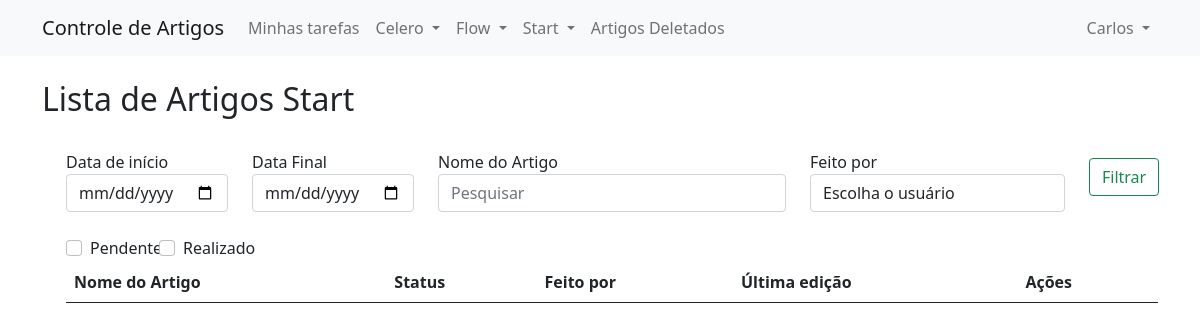
The app's page /artigos/start/ (signed in), older data.
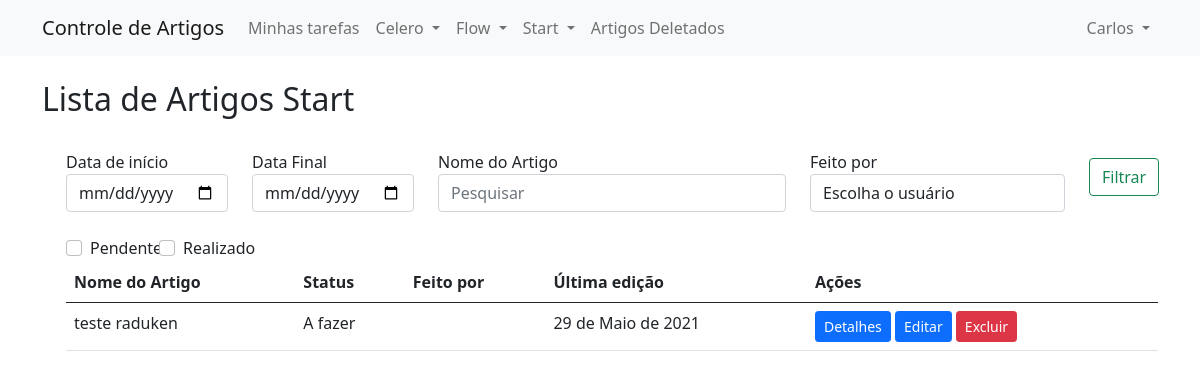
The same page, newer data.
### articles/models.py (models this page shows, shortened)
class Article(models.Model):
    STATUS_CHOICES = (
        ('AF', 'A fazer'),
        ('FF', 'Feito'),
        ('AR', 'Atualizar'),
        ('AO', 'Atualizado')
    )
    PRODUCT_CHOICES = (
        ('CE', 'Celero'),
        ('ST', 'Start'),
        ('FW', 'Flow')
    )
    article_id = models.UUIDField(primary_key=True, editable=False, default=uuid.uuid4)
    name = models.CharField(max_length=150)
    url = models.URLField(max_length=200, null=True, blank=True)
    status = models.CharField(max_length=2, choices=STATUS_CHOICES)
    last_updated = models.DateField(auto_now=True)
    owner = models.ForeignKey(User, null=True, blank=True, on_delete=models.SET_NULL)
    category = models.CharField(max_length=150, null=True, blank=True)
    product = models.CharField(max_length=2, choices=PRODUCT_CHOICES)
    is_deleted = models.BooleanField(default=False)

### articles/views.py (the view)
# urls.py: path('start/', views.start_list_articles, name='start_list_articles'),
@login_required(login_url='accounts/login')
def start_list_articles(request):
    template_name = 'articles/list_articles.html'
    articles = Article.objects.filter(is_deleted=False, product='ST').order_by('last_updated')
    users = User.objects.all()
    if request.GET.get('date_start_with') and request.GET.get('date_end_with'):
            start_with = request.GET.get('date_start_with')
            end_with = request.GET.get('date_end_with')
            articles = articles.filter(last_updated__range=(start_with, end_with))
    if request.GET.get('usuario'):
        user_id = request.GET.get('usuario')
        user = get_object_or_404(User, id=user_id)
        articles = articles.filter(owner=user)
    if request.GET.get('query'):
        query = request.GET.get('query')
        articles = articles.filter(name__icontains=query)
    if request.GET.get('pendente'):
        articles = articles.filter(Q(status='AF') | Q(status='AR'))
    if request.GET.get('realizado'):
        articles = articles.filter(Q(status='FF') | Q(status='AO'))
    context = {
        'articles': articles,
        'product': 'Start',
        'users': users
    }
    return render(request, template_name, context)

### templates/articles/list_articles.html (shortened to what the changed rows need)
{% extends 'base.html' %}
{% block body %}
    <div class="container">
        <div class="row">
            <div class="col-md-12">
              {% if product == 'Flow' %}
              <br>
              <h2>Lista de Artigos Flow</h2>
              <br>
              <div class="form-check">
                <form class="form-inline my-2 my-md-0" action="{% url 'articles:flow_list_articles' %}">
                  <div class="row">
                    <div class="col-2">
                      <label>Data de início</label>
                      <input class="form-control" type="date" name="date_start_with">
                    </div>
                    <div class="col-2">
                      <label>Data Final</label>
                      <input class="form-control" type="date"  name="date_end_with">
                    </div>
                    <div class="col-4">
                      <label>Nome do Artigo</label>
                      <input class="form-control" name="query" type="text" placeholder="Pesquisar" aria-label="Search">
                    </div>
                    <div class="form-group col-md-3">
                      <label for="inputState">Feito por</label>
                      <select id="inputState" class="form-control" name="usuario">
                        <option selected value="">Escolha o usuário</option>
                        {% for user in users %}
                        <option value="{{user.id}}">{{user.first_name |default:user.username}}</option>
                        {% endfor %}
                      </select>
                    </div>
                    <div class="form-group col-md-1">
                      <button class="btn btn-outline-success my-2 my-sn-0" type="submit">Filtrar</button>
                    </div>
                  </div>
                  <br>
                  <div class="row">
                    <div class="col-1">
                      <div class="form-check form-check-inline">
                        <input class="form-check-input" type="checkbox" name="pendente">
                        <label class="form-check-label" for="inlineCheckbox1">Pendente</label>
                      </div>
                    </div>
                    <div class="col-1">
                      <div class="form-check form-check-inline">
                        <input class="form-check-input" type="checkbox" name="realizado">
                        <label class="form-check-label" for="inlineCheckbox1">Realizado</label>
                      </div>
                    </div>
                  </div>
              </form>
              {% elif product == 'Start' %}
              <br>
              <h2>Lista de Artigos Start</h2>
              <br>
              <div class="form-check">
              {% endif %}
                <table class="table">
                    <thead>
                      <tr>
                        <th scope="col">Nome do Artigo</th>
                        <th scope="col">Status</th>
                        <th scope="col">Feito por</th>
                        <th scope="col">Última edição</th>
                        <th scope="col">Ações</th>
                      </tr>
                    </thead>
                    <tbody>
                          {% for article in articles  %}
                          <tr>
                            <td>{{article.name}}</td>
                            <td>{{article.get_status_display}}</td>
                            <td>{{article.owner.first_name}}</td>
                            <td>{{article.last_updated}}</td>
                            <td>
                              <a href="#" class="btn btn-primary btn-sm">Detalhes</a>
                              <a href="{% url 'artigos:edit_article' article.article_id  %}" class="btn btn-primary btn-sm">Editar</a>
                              <a href="{% url 'artigos:delete_article' article.article_id  %}" class="btn btn-danger btn-sm confirm-delete" data-toggle="modal", data-target="#confirmDeleteModal" id="deleteButton-{{ article.article_id }}" >Excluir</a>
                            </td>
                          </tr>
                          {% endfor %}
                    </tbody>
                  </table>
            </div>
        </div>
    </div>
{% endblock body %}

Row changes from the older to the newer data that the page shows:
added Article: name "teste raduken", status "A fazer", last_updated "29 de Maio de 2021"
